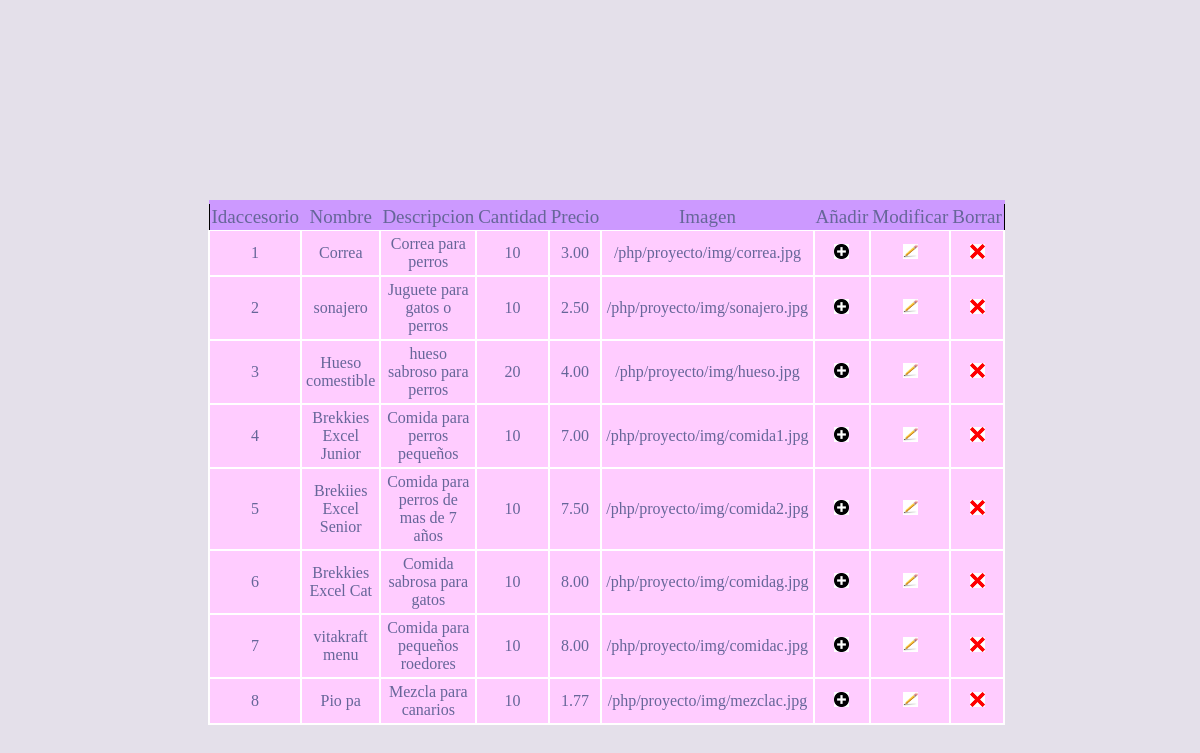
The page /PHP/adaccesorio.php on the database its author committed.
### tables this page shows
create table accesorio
(
	idaccesorio		int auto_increment not null,
	nombre			varchar(50),
	descripcion		varchar(50),
	cantidad		int,
	precio			decimal(4,2),
	imagen			varchar(500),
	primary key(idaccesorio)
	);

### PHP/adaccesorio.php (the view, shortened to what this page needs)
<!DOCTYPE html>
<html lang="en">
  <head>
    <link rel="stylesheet" href="css/tablas.css">
  </head>
  <body>
    <?php
       include_once "conec.php";
      if ($result = $connection->query("SELECT * FROM accesorio;")) {
            if ($result){
            echo "<table style='border:1px solid black;'>";
            echo "<thead>";
            echo "<tr>";
            echo "<th>Idaccesorio</th>";
            echo "<th>Nombre</th>";
            echo "<th>Descripcion</th>";
            echo "<th>Cantidad</th>";
            echo "<th>Precio</th>";
            echo "<th>Imagen</th>";
            echo "<th>Añadir</th>";
            echo "<th>Modificar</th>";
            echo "<th>Borrar</th>";
            echo "</thead>";
          }
      ?>
      <?php
          while($obj = $result->fetch_object()) {
              echo "<tr>";
              echo "<td>".$obj->idaccesorio."</td>";
              echo "<td>".$obj->nombre."</td>";
              echo "<td>".$obj->descripcion."</td>";
              echo "<td>".$obj->cantidad."</td>";
              echo "<td>".$obj->precio."</td>";
              echo "<td>".$obj->imagen."</td>";
              echo "<td><a href='añadir.php?id=".$obj->idaccesorio."'><img src='img/añadir.png' width='15px' height='15px'/></a></td>";
              echo "<td><a href='modificar.php?id=".$obj->idaccesorio."'><img src='img/modificar.jpg' width='15px'height='15px'/></a></td>";
              echo "<td><a href='borrar.php?id=".$obj->idaccesorio."'><img src='img/borrar.png' width='15px' height='15px'/></a></td>";
              echo "</tr>";
          }
      }
    ?>
  </body>
</html>

### PHP/conec.php (shortened to what this page needs)
<!DOCTYPE html>
<html>
<head>
</head>
<body>
</body>
</html>

### PHP/css/tablas.css (style rules this page uses)
table { text-align: center; border-collapse: collapse; font-size: 16px; margin: 200px; }
th { font-size: 19px; font-weight: normal; padding: 2px; background: #c9f; border-top: 4px solid #c9f; border-bottom: 1px solid #fff; color: #669; }
td { padding: 4px; background: #fcf; border: 2px solid #fff; color: #669; border-top: 1px }
body { background: #e4e0ea; }

### rows shown on the page
accesorio: idaccesorio "1", nombre "Correa", descripcion "Correa para perros", cantidad "10", precio "3.00", imagen "/php/proyecto/img/correa.jpg"
accesorio: idaccesorio "2", nombre "sonajero", descripcion "Juguete para gatos o perros", cantidad "10", precio "2.50", imagen "/php/proyecto/img/sonajero.jpg"
accesorio: idaccesorio "3", nombre "Hueso comestible", descripcion "hueso sabroso para perros", cantidad "20", precio "4.00", imagen "/php/proyecto/img/hueso.jpg"
accesorio: idaccesorio "4", nombre "Brekkies Excel Junior", descripcion "Comida para perros pequeños", cantidad "10", precio "7.00", imagen "/php/proyecto/img/comida1.jpg"
accesorio: idaccesorio "5", nombre "Brekiies Excel Senior", descripcion "Comida para perros de mas de 7 años", cantidad "10", precio "7.50", imagen "/php/proyecto/img/comida2.jpg"
accesorio: idaccesorio "6", nombre "Brekkies Excel Cat", descripcion "Comida sabrosa para gatos", cantidad "10", precio "8.00", imagen "/php/proyecto/img/comidag.jpg"
accesorio: idaccesorio "7", nombre "vitakraft menu", descripcion "Comida para pequeños roedores", cantidad "10", precio "8.00", imagen "/php/proyecto/img/comidac.jpg"
accesorio: idaccesorio "8", nombre "Pio pa", descripcion "Mezcla para canarios", cantidad "10", precio "1.77", imagen "/php/proyecto/img/mezclac.jpg"
